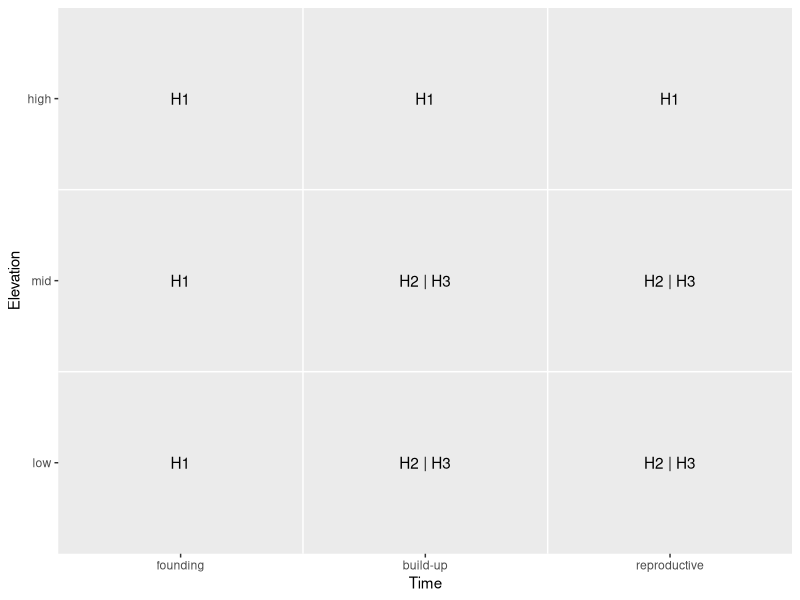

This chart was generated by the following R code:
## ---- chunk 1
library(tidyverse)
## ---- chunk 2
Time <- c(0,1,2,3)
Elevation <- c(0,1,2,3)
tab <- cbind(Time, Elevation) %>%
  as_tibble()

ggplot(tab, aes(Time, Elevation)) +
  geom_vline(xintercept = c(1,2), color = "white") +
  geom_hline(yintercept = c(1,2), color = "white") +
  scale_x_continuous(expand = c(0,0),
                     breaks = c(0.5, 1.5, 2.5), 
                     labels = c("founding", "build-up", "reproductive"),
                     limits = c(0,3)) +
  scale_y_continuous(expand = c(0,0),
                     breaks = c(0.5, 1.5, 2.5), 
                     labels = c("low", "mid", "high"),
                     limits = c(0,3)) +
  #geom_text() +
  annotate("text", x = 0.5, y = 2.5, label = "H1") +
  annotate("text", x = 1.5, y = 2.5, label = "H1") +
  annotate("text", x = 2.5, y = 2.5, label = "H1") +
  annotate("text", x = 0.5, y = 1.5, label = "H1") +
  annotate("text", x = 0.5, y = 0.5, label = "H1") +
  annotate("text", x = 1.5, y = 1.5, label = "H2 | H3") +
  annotate("text", x = 2.5, y = 1.5, label = "H2 | H3") +
  annotate("text", x = 1.5, y = 0.5, label = "H2 | H3") +
  annotate("text", x = 2.5, y = 0.5, label = "H2 | H3") +
  theme(panel.grid.major = element_blank(), panel.grid.minor = element_blank())
